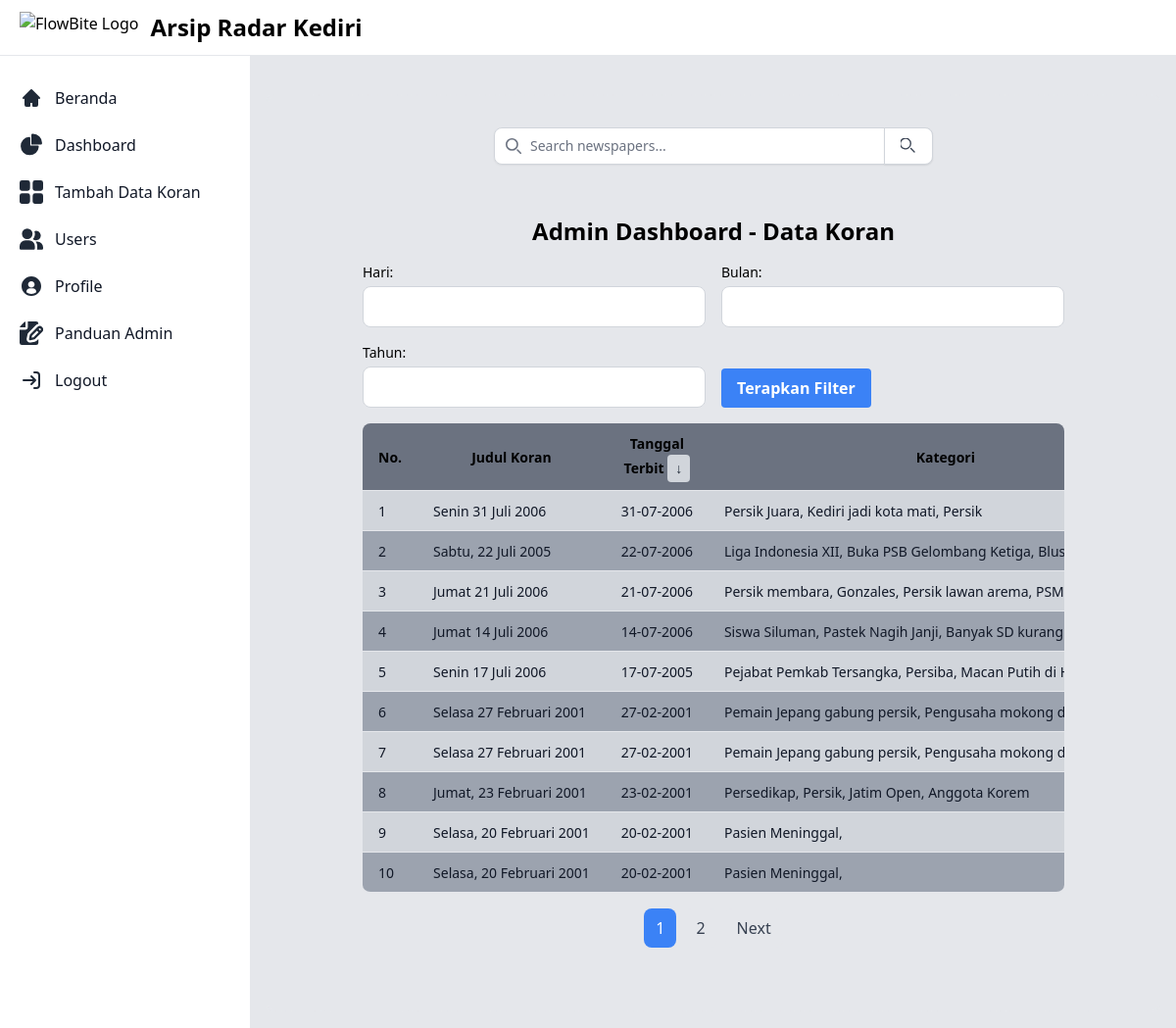
Screenshot of /admin/admin_dashboard.php (signed in) with the database file from the repository.
### tables this page shows
CREATE TABLE `newspapers` (
  `id` int(11) NOT NULL,
  `title` varchar(255) NOT NULL,
  `publication_date` date NOT NULL,
  `category` varchar(100) DEFAULT NULL,
  `thumbnail` varchar(255) DEFAULT NULL,
  `pdf_file` varchar(255) NOT NULL,
  `created_at` timestamp NOT NULL DEFAULT current_timestamp()
);

### admin/admin_dashboard.php (the view, shortened to what this page needs)
<?php
require '../config.php';
$sortOrder = isset($_GET['order']) && $_GET['order'] === 'asc' ? 'ASC' : 'DESC';
$filterDay = '';
$filterMonth = '';
$filterYear = '';
$page = isset($_GET['page']) && is_numeric($_GET['page']) ? (int)$_GET['page'] : 1;
$limit = 10;
$offset = ($page - 1) * $limit;
$sql = 'SELECT * FROM newspapers';
$sql .= ' ORDER BY publication_date ' . $sortOrder;
$countSql = 'SELECT COUNT(*) AS total FROM newspapers';
$stmt = $pdo->prepare($sql . ' LIMIT :limit OFFSET :offset');
$stmtCount = $pdo->prepare($countSql);
$stmt->bindParam(':limit', $limit, PDO::PARAM_INT);
$stmt->bindParam(':offset', $offset, PDO::PARAM_INT);
$stmt->execute();
$newspapers = $stmt->fetchAll(PDO::FETCH_ASSOC);
$stmtCount->execute();
$totalResults = $stmtCount->fetchColumn();
$totalPages = ceil($totalResults / $limit);
?>
<!DOCTYPE html>
<html lang="en">
<head>
    <script src="https://cdn.tailwindcss.com"></script>
    <link href="https://cdn.jsdelivr.net/npm/flowbite@2.4.1/dist/flowbite.min.css" rel="stylesheet" />
    <link rel="stylesheet" href="sweetalert2.min.css">
</head>
<body class="bg-gray-200">
    <div class="flex flex-col md:flex-row">
        <?php
            require 'navbar_admin.php'
        ?>
        <div class="p-4 sm:ml-64">
            <div class="p-4 border-2 border-gray-200 border-dashed rounded-lg dark:border-gray-700 mt-14">
                <main class="flex-1 p-4 md:px-8 md:py-4 lg:px-12">
                    <form class="max-w-md mx-auto mb-5" action="../search.php" method="GET">
                        <div class="relative">
                            <div class="absolute inset-y-0 left-0 flex items-center pl-3 pointer-events-none">
                            </div>
                            <input type="search" id="default-search" name="query"
                                class="block w-full py-2 pl-9 pr-4 text-sm text-gray-900 placeholder-gray-500 bg-white border border-gray-300 rounded-lg shadow-sm focus:outline-none focus:ring-blue-500 focus:border-blue-500 dark:bg-gray-700 dark:text-white dark:placeholder-gray-400 dark:border-gray-600 dark:focus:ring-blue-500 dark:focus:border-blue-500"
                                placeholder="Search newspapers..." />
                            <button type="submit"
                                class="absolute inset-y-0 right-0 flex items-center justify-center px-4 text-gray-700 bg-white border border-gray-300 rounded-r-lg shadow-sm hover:bg-gray-50 focus:outline-none focus:ring-blue-500 focus:border-blue-500 dark:bg-gray-600 dark:text-white dark:border-gray-600 dark:hover:bg-gray-700 dark:focus:ring-blue-500 dark:focus:border-blue-500">
                                <svg class="w-4 h-4" fill="none" stroke="currentColor" viewBox="0 0 24 24"
                                    xmlns="http://www.w3.org/2000/svg">
                                    <path stroke-linecap="round" stroke-linejoin="round" stroke-width="2"
                                        d="M21 21l-5.2-5.2m-0.4-7.6a8 8 0 1 0-3.2 6.4 8 8 0 0 0 3.2-6.4Z" />
                                </svg>
                            </button>
                        </div>
                    </form>
                    <div class="max-w-screen-xl mx-auto px-4 sm:px-6 lg:px-8 py-8">
                        <div class="flex justify-center items-center mb-4">
                            <h2 class="text-2xl font-semibold text-black dark:text-black">Admin Dashboard - Data Koran
                            </h2>
                        </div>
                        <form action="admin_dashboard.php" method="POST" class="mb-4">
                            <div class="grid grid-cols-1 sm:grid-cols-2 gap-4">
                                <div>
                                    <label for="filter_day"
                                        class="block text-sm font-medium text-black mb-1">Hari:</label>
                                    <input type="number" id="filter_day" name="filter_day" min="1" max="31"
                                        value="<?php echo htmlspecialchars($filterDay); ?>"
                                        class="block w-full mt-1 py-2 px-3 border border-gray-300 rounded-lg focus:outline-none focus:ring-blue-500 focus:border-blue-500">
                                </div>
                                <div>
                                    <label for="filter_month"
                                        class="block text-sm font-medium text-black mb-1">Bulan:</label>
                                    <input type="number" id="filter_month" name="filter_month" min="1" max="12"
                                        value="<?php echo htmlspecialchars($filterMonth); ?>"
                                        class="block w-full mt-1 py-2 px-3 border border-gray-300 rounded-lg focus:outline-none focus:ring-blue-500 focus:border-blue-500">
                                </div>
                                <div>
                                    <label for="filter_year"
                                        class="block text-sm font-medium text-black mb-1">Tahun:</label>
                                    <input type="number" id="filter_year" name="filter_year" min="1900"
                                        max="<?php echo date('Y'); ?>"
                                        value="<?php echo htmlspecialchars($filterYear); ?>"
                                        class="block w-full mt-1 py-2 px-3 border border-gray-300 rounded-lg focus:outline-none focus:ring-blue-500 focus:border-blue-500">
                                </div>
                                <div class="flex items-end">
                                    <button type="submit"
                                        class="bg-blue-500 hover:bg-blue-600 text-white font-bold py-2 px-4 rounded inline-block">Terapkan
                                        Filter</button>
                                </div>
                            </div>
                        </form>
                        <div class="overflow-x-auto border-b border-gray-200 sm:rounded-lg">
                            <table class="min-w-full divide-y divide-gray-200">
                                <thead class="bg-gray-500">
                                    <tr>
                                        <th class="py-2 px-4">
                                            <span class="text-sm font-bold text-black">No.</span>
                                        </th>
                                        <th class="py-2 px-4">
                                            <span class="text-sm font-bold text-black">Judul Koran</span>
                                        </th>
                                        <th class="py-2 px-4">
                                            <span class="text-sm font-bold text-black">Tanggal Terbit
                                                <a href="?sort=publication_date&order=<?php echo $sortOrder === 'ASC' ? 'desc' : 'asc'; ?>"
                                                    class="bg-gray-300 hover:bg-gray-400 text-gray-800 font-bold py-1 px-2 rounded inline-block">
                                                    <?php echo $sortOrder === 'ASC' ? '↑' : '↓'; ?>
                                                </a>
                                            </span>
                                        </th>
                                        <th class="py-2 px-4">
                                            <span class="text-sm font-bold text-black">Kategori</span>
                                        </th>
                                    </tr>
                                </thead>
                                <tbody class="bg-white divide-y divide-gray-200">
                                    <?php foreach ($newspapers as $index => $newspaper) : ?>
                                    <tr class="<?php echo $index % 2 == 0 ? 'bg-gray-300' : 'bg-gray-400'; ?>">
                                        <td class="py-2 px-4 whitespace-nowrap">
                                            <span
                                                class="text-sm text-gray-900"><?php echo $index + 1 + ($page - 1) * $limit; ?></span>
                                        </td>
                                        <td class="py-2 px-4 whitespace-nowrap">
                                            <span
                                                class="text-sm text-gray-900"><?php echo htmlspecialchars($newspaper['title']); ?></span>
                                        </td>
                                        <td class="py-2 px-4 whitespace-nowrap">
                                            <span
                                                class="text-sm text-gray-900"><?php echo date('d-m-Y', strtotime($newspaper['publication_date'])); ?></span>
                                        </td>
                                        <td class="py-2 px-4 whitespace-nowrap">
                                            <span
                                                class="text-sm text-gray-900"><?php echo htmlspecialchars($newspaper['category']); ?></span>
                                        </td>
                                    </tr>
                                    <?php endforeach; ?>
                                </tbody>
                            </table>
                        </div>
                        <?php if ($totalPages > 1) : ?>
                        <div class="flex justify-center mt-4">
                            <nav class="flex space-x-2" aria-label="Pagination">
                                <?php for ($i = 1; $i <= $totalPages; $i++) : ?>
                                <a href="?page=<?php echo $i; ?>"
                                    class="<?php echo $i === $page ? 'bg-blue-500 text-white' : 'bg-gray-200 text-gray-700 hover:bg-gray-300'; ?> py-2 px-3 rounded-lg"><?php echo $i; ?></a>
                                <?php endfor; ?>
                                <?php if ($page < $totalPages) : ?>
                                <a href="?page=<?php echo $page + 1; ?>"
                                    class="py-2 px-3 bg-gray-200 text-gray-700 hover:bg-gray-300 rounded-lg">Next</a>
                                <?php endif; ?>
                            </nav>
                        </div>
                        <?php endif; ?>
                    </div>
                </main>
            </div>
        </div>
</body>
</html>

### rows the page displays
newspapers: limit "1", title "Senin 31 Juli 2006", publication_date "31-07-2006", category "Persik Juara, Kediri jadi kota mati, Persik"
newspapers: limit "2", title "Sabtu, 22 Juli 2005", publication_date "22-07-2006", category "Liga Indonesia XII, Buka PSB Gelombang Ketiga,…"
newspapers: limit "3", title "Jumat 21 Juli 2006", publication_date "21-07-2006", category "Persik membara, Gonzales, Persik lawan arema, PSM…"
newspapers: limit "4", title "Jumat 14 Juli 2006", publication_date "14-07-2006", category "Siswa Siluman, Pastek Nagih Janji, Banyak SD kurang…"
newspapers: limit "5", title "Senin 17 Juli 2006", publication_date "17-07-2005", category "Pejabat Pemkab Tersangka, Persiba, Macan Putih di…"
newspapers: limit "6", title "Selasa 27 Februari 2001", publication_date "27-02-2001", category "Pemain Jepang gabung persik, Pengusaha mokong…"
newspapers: limit "7", title "Selasa 27 Februari 2001", publication_date "27-02-2001", category "Pemain Jepang gabung persik, Pengusaha mokong…"
newspapers: limit "8", title "Jumat, 23 Februari 2001", publication_date "23-02-2001", category "Persedikap, Persik, Jatim Open, Anggota Korem"
newspapers: limit "9", title "Selasa, 20 Februari 2001", publication_date "20-02-2001", category "Pasien Meninggal,"
newspapers: limit "10", title "Selasa, 20 Februari 2001", publication_date "20-02-2001", category "Pasien Meninggal,"
